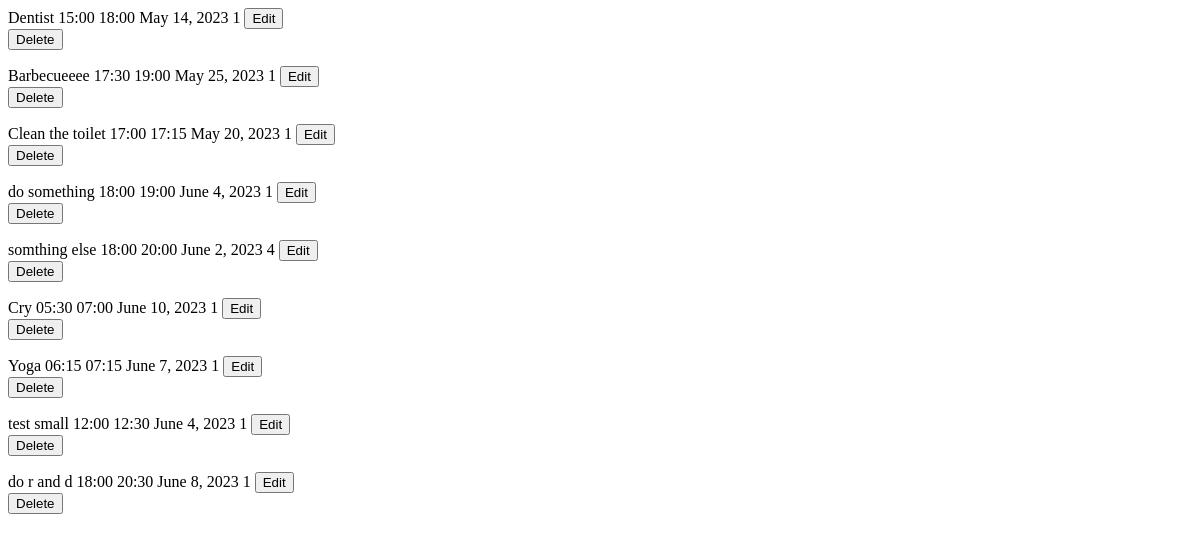
Page /appointment on the earlier database version.
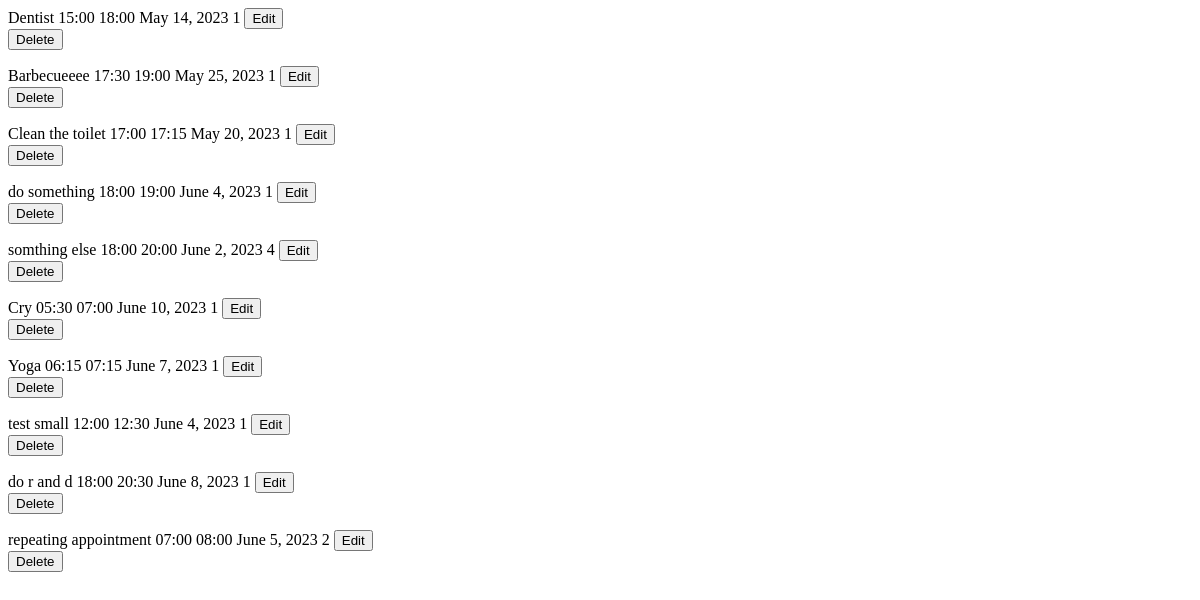
Same page on the later database version.
### playground/models.py (models this page shows)
class Appointment(models.Model):
    name = models.CharField(max_length=50)
    start_time = models.TimeField()
    end_time = models.TimeField()
    date = models.DateField()
    repetition = models.PositiveSmallIntegerField(choices=(
        (1,"Never"),
        (2,"Every day"),
        (3,"Every Week"),
        (4,"Once a month"),
    ))

### playground/views.py (the view)
# urls.py: path('appointment', views.appointment_list, name='appointment_list'),#Appointment
def appointment_list(request):
    return render(request, 'appointment_list.html', {
        'appointment_list': Appointment.objects.all(),
    })

### playground/templates/appointment_list.html (shortened to what this page needs)
{% for appointment in appointment_list %}
<tr id="appointment-{{ appointment.pk }}" class="appointment-row">
  <td>{{ appointment.name }}</td>
  <td>{{ appointment.start_time|time:"H:i" }}</td>
  <td>{{ appointment.end_time|time:"H:i" }}</td>
  <td>{{ appointment.date }}</td>
  <td>{{ appointment.repetition}}</td>
  <td>
    <button class="btn btn-primary btn-sm" hx-get="{% url 'edit_appointment' pk=appointment.pk %}" hx-target="#dialog">Edit</button>
  </td>
  <td>
    <form hx-post="{% url 'remove_appointment' pk=appointment.id %}" hx-swap="outerHTML" hx-target="#appointment-{{ appointment.id }}">
        <button type="submit" class="btn btn-danger btn-sm">Delete</button>
    </form>
</td>
</tr>
{% endfor %}

Differences in the rows shown:
added Appointment: name "repeating appointment", start_time "07:00", end_time "08:00", date "June 5, 2023", repetition "2"
